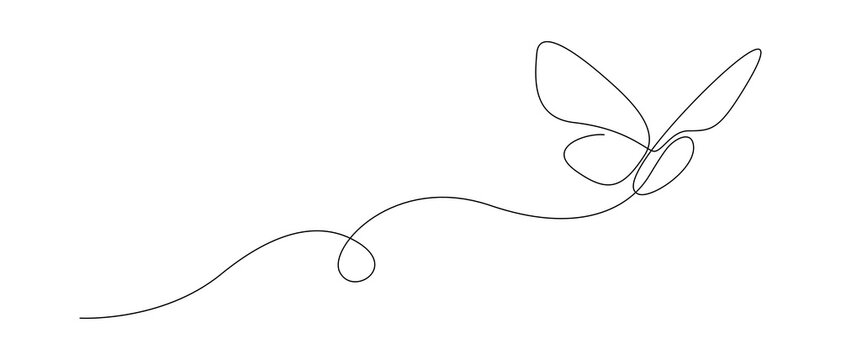
#> input picture Specs/test_drawings/butterfly.jpg, 841 x 360 px
$ python image_waypoints_test.py test_drawings/butterfly.jpg
#> lines starting #> are read from the running program, lines starting #| are printed output that depends on the picture; after the words box and inside, x2 and y2 are one past the last pixel; in counts of white or black regions, pixels touching at a corner belong together
#!/usr/bin/env python3
"""
Standalone (no-ROS) preview for `image_waypoints.py`.

Loads an image, extracts a single-stroke path the same way the ROS node would,
and displays the resulting waypoints on a board-shaped grid (in the actual
45 x 29 in aspect ratio) so you can sanity-check before sending the bot
anywhere.

Usage:
    python image_waypoints_test.py <image_path> [-o preview.png]
                                   [--max-frac 0.8] [--simplify-eps 2.0]
                                   [--invert auto|yes|no]
"""
import argparse
import sys

import cv2
import numpy as np


BOARD_W_IN = 45.0
BOARD_H_IN = 29.0
GRID_DIVISIONS = 10           # major grid lines on the preview canvas
GRID_RESOLUTION = 255         # what the ESP32 actually sees


# ── Same path extraction the ROS node uses ───────────────────────────────────

def _skeletonize(binary):
    if hasattr(cv2, 'ximgproc') and hasattr(cv2.ximgproc, 'thinning'):
        return cv2.ximgproc.thinning(binary, thinningType=cv2.ximgproc.THINNING_ZHANGSUEN)
    skel = np.zeros_like(binary)
    img = binary.copy()
    kernel = cv2.getStructuringElement(cv2.MORPH_CROSS, (3, 3))
    while cv2.countNonZero(img) > 0:
        eroded = cv2.erode(img, kernel)
        opened = cv2.dilate(eroded, kernel)
        skel = cv2.bitwise_or(skel, cv2.subtract(img, opened))
        img = eroded
    return skel


def _largest_component(skel):
    n, labels = cv2.connectedComponents(skel)
    if n <= 2:
        return skel, max(0, n - 1)
    sizes = [int((labels == i).sum()) for i in range(1, n)]
    keep = 1 + int(np.argmax(sizes))
    out = ((labels == keep).astype(np.uint8)) * 255
    return out, n - 1


def _find_endpoints(skel):
    skel_bin = (skel > 0).astype(np.uint8)
    kernel = np.array([[1, 1, 1],
                        [1, 0, 1],
                        [1, 1, 1]], dtype=np.uint8)
    nbrs = cv2.filter2D(skel_bin, -1, kernel)
    return np.argwhere((skel_bin > 0) & (nbrs == 1))


def _walk_skeleton(skel, start_rc):
    work = skel.copy()
    h, w = work.shape
    r, c = int(start_rc[0]), int(start_rc[1])
    path = [(c, r)]
    work[r, c] = 0
    deltas = ((-1, 0), (1, 0), (0, -1), (0, 1),
              (-1, -1), (-1, 1), (1, -1), (1, 1))
    while True:
        nxt = None
        for dr, dc in deltas:
            nr, nc = r + dr, c + dc
            if 0 <= nr < h and 0 <= nc < w and work[nr, nc] > 0:
                nxt = (nr, nc)
                break
        if nxt is None:
            break
        r, c = nxt
        path.append((c, r))
        work[r, c] = 0
    return path


def extract_path(image_path, simplify_eps=2.0, invert='auto'):
    img = cv2.imread(image_path, cv2.IMREAD_GRAYSCALE)
    if img is None:
        raise FileNotFoundError(f"Could not read image: {image_path}")

    if invert == 'auto':
        do_invert = np.mean(img) > 127
    else:
        do_invert = (invert == 'yes')
    work = (255 - img) if do_invert else img

    _, binary = cv2.threshold(work, 50, 255, cv2.THRESH_BINARY)

    skel = _skeletonize(binary)
    if cv2.countNonZero(skel) == 0:
        raise ValueError("Empty skeleton — check threshold / invert")
    skel, n_strokes = _largest_component(skel)

    endpoints = _find_endpoints(skel)
    if len(endpoints) >= 1:
        endpoints = endpoints[np.lexsort((endpoints[:, 1], endpoints[:, 0]))]
        start_rc = endpoints[0]
    else:
        start_rc = np.argwhere(skel > 0)[0]

    path = _walk_skeleton(skel, start_rc)
    pts = np.array(path, dtype=np.float32)

    if simplify_eps > 0 and len(pts) > 2:
        pts = cv2.approxPolyDP(pts.reshape(-1, 1, 2),
                                 simplify_eps, closed=False).reshape(-1, 2).astype(np.float32)

    h, w = img.shape
    return pts, work, w, h, n_strokes


def resample_uniform(pts, spacing_norm):
    if spacing_norm <= 0 or len(pts) < 2:
        return pts
    diffs = np.diff(pts, axis=0)
    seg_lens = np.linalg.norm(diffs, axis=1)
    cum = np.concatenate([[0.0], np.cumsum(seg_lens)])
    total = cum[-1]
    if total == 0:
        return pts
    n = max(2, int(round(total / spacing_norm)))
    new_dists = np.linspace(0.0, total, n)
    new_pts = np.empty((n, 2), dtype=pts.dtype)
    for i in range(2):
        new_pts[:, i] = np.interp(new_dists, cum, pts[:, i])
    return new_pts


def pixels_to_normalized(pts_px, img_w, img_h, max_frac=0.8):
    img_aspect = img_w / img_h
    board_aspect = BOARD_W_IN / BOARD_H_IN

    if img_aspect >= board_aspect:
        physical_w_in = max_frac * BOARD_W_IN
        physical_h_in = physical_w_in * (img_h / img_w)
    else:
        physical_h_in = max_frac * BOARD_H_IN
        physical_w_in = physical_h_in * (img_w / img_h)

    norm_w = physical_w_in / BOARD_W_IN
    norm_h = physical_h_in / BOARD_H_IN
    offset_x = (1.0 - norm_w) / 2.0
    offset_y = (1.0 - norm_h) / 2.0

    out = np.zeros_like(pts_px)
    out[:, 0] = offset_x + (pts_px[:, 0] / img_w) * norm_w
    out[:, 1] = offset_y + (pts_px[:, 1] / img_h) * norm_h
    return out, (norm_w, norm_h, physical_w_in, physical_h_in)


# ── Rendering ───────────────────────────────────────────────────────────────

def render_board(norm_pts, canvas_w=900):
    """Draw the board (correct aspect), grid, and waypoint path."""
    canvas_h = int(round(canvas_w * BOARD_H_IN / BOARD_W_IN))
    canvas = np.full((canvas_h, canvas_w, 3), 255, dtype=np.uint8)

    # Major grid lines
    for i in range(1, GRID_DIVISIONS):
        x = int(i * canvas_w / GRID_DIVISIONS)
        cv2.line(canvas, (x, 0), (x, canvas_h - 1), (220, 220, 220), 1)
        y = int(i * canvas_h / GRID_DIVISIONS)
        cv2.line(canvas, (0, y), (canvas_w - 1, y), (220, 220, 220), 1)

    # Board border
    cv2.rectangle(canvas, (0, 0), (canvas_w - 1, canvas_h - 1), (0, 0, 0), 2)

    pts = [(int(x * canvas_w), int(y * canvas_h)) for x, y in norm_pts]

    # Path
    for i in range(1, len(pts)):
        cv2.line(canvas, pts[i - 1], pts[i], (0, 0, 220), 2)

    # Waypoints
    for p in pts:
        cv2.circle(canvas, p, 4, (0, 180, 0), -1)

    # Direction arrows at a handful of points
    n = len(pts)
    if n >= 4:
        for i in (n // 4, n // 2, 3 * n // 4):
            if i + 1 < n:
                cv2.arrowedLine(canvas, pts[i], pts[i + 1], (200, 100, 0), 2, tipLength=0.5)

    # Start marker
    if pts:
        cv2.circle(canvas, pts[0], 9, (0, 180, 0), 2)
        cv2.putText(canvas, "START", (pts[0][0] + 11, pts[0][1] - 11),
                    cv2.FONT_HERSHEY_SIMPLEX, 0.5, (0, 180, 0), 2)

    # Axis / dimension labels
    cv2.putText(canvas, f'x = across, board {BOARD_W_IN:.0f}"',
                (10, canvas_h - 10), cv2.FONT_HERSHEY_SIMPLEX, 0.45, (90, 90, 90), 1)
    cv2.putText(canvas, f'y = down, {BOARD_H_IN:.0f}"',
                (10, 18), cv2.FONT_HERSHEY_SIMPLEX, 0.45, (90, 90, 90), 1)

    info = f"{len(pts)} waypoints"
    cv2.putText(canvas, info, (canvas_w - 200, canvas_h - 10),
                cv2.FONT_HERSHEY_SIMPLEX, 0.5, (90, 90, 90), 1)

    return canvas


def render_source_overlay(work_gray, pts_px):
    overlay = cv2.cvtColor(work_gray, cv2.COLOR_GRAY2BGR)
    pts_int = pts_px.astype(int)
    for i in range(1, len(pts_int)):
        cv2.line(overlay, tuple(pts_int[i - 1]), tuple(pts_int[i]), (0, 0, 220), 2)
    for px, py in pts_int:
        cv2.circle(overlay, (int(px), int(py)), 3, (0, 180, 0), -1)
    if len(pts_int):
        sp = pts_int[0]
        cv2.circle(overlay, (int(sp[0]), int(sp[1])), 9, (255, 0, 0), 2)
        cv2.putText(overlay, "START", (int(sp[0]) + 11, int(sp[1]) - 11),
                    cv2.FONT_HERSHEY_SIMPLEX, 0.5, (255, 0, 0), 2)
    return overlay


# ── Main ────────────────────────────────────────────────────────────────────

def main(argv=None):
    ap = argparse.ArgumentParser(description="Preview image waypoints on a board grid (no ROS).")
    ap.add_argument("image", help="Path to input image")
    ap.add_argument("--max-frac", type=float, default=0.8, help="Fraction of board to fill (default 0.8)")
    ap.add_argument("--simplify-eps", type=float, default=2.0, help="approxPolyDP epsilon in input pixels (default 2.0)")
    ap.add_argument("--resample-spacing", type=float, default=0.05,
                     help="Target spacing between waypoints in normalized board units (0 to disable, default 0.05)")
    ap.add_argument("--invert", choices=['auto', 'yes', 'no'], default='auto')
    ap.add_argument("-o", "--output", default=None, help="Save board-view preview here")
    args = ap.parse_args(argv)

    pts_px, work, w, h, n_contours = extract_path(
        args.image, simplify_eps=args.simplify_eps, invert=args.invert,
    )
#> in extract_path, img is the input picture: shape (360, 841); min 0, max 255, mean 253
#> in extract_path, `do_invert = np.mean(img) > 127`: do_invert = True
#> in extract_path, `_, binary = cv2.threshold(work, 50, 255, cv2.THRESH_BINARY)`: binary: shape (360, 841); 1.1% white in thin lines or dots, all inside (x1, y1, x2, y2) = (79, 41, 762, 319)
#> in _skeletonize, `return cv2.ximgproc.thinning(binary, thinningType=cv2.ximgproc.THINNIN..`: returned value: shape (360, 841); 0.57% white in thin lines or dots, all inside (x1, y1, x2, y2) = (80, 41, 761, 318)
#> in _largest_component, `n, labels = cv2.connectedComponents(skel)`: n = 2
#> in extract_path, `skel, n_strokes = _largest_component(skel)`: n_strokes = 1
#> in extract_path, `endpoints = _find_endpoints(skel)`: endpoints = [[134, 603], [317, 80]]
#> in extract_path, `start_rc = endpoints[0]`: start_rc = [134, 603]
#> in _walk_skeleton, `r, c = int(start_rc[0]), int(start_rc[1])`: r = 134; c = 603
#> in _walk_skeleton, `path = [(c, r)]`: path = [(603, 134)]
#> after the loop in _walk_skeleton, `while True:`:
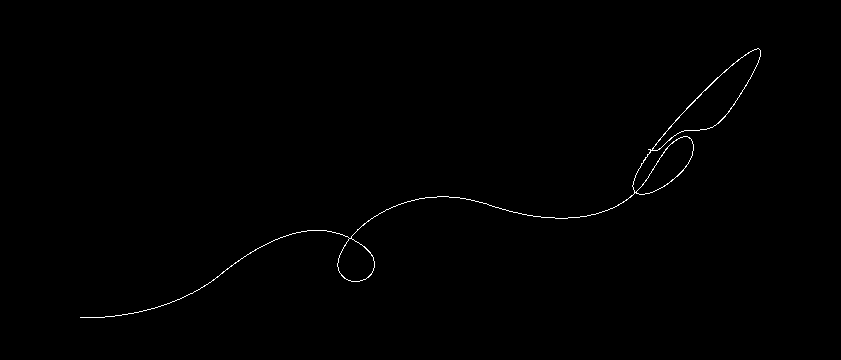
#> work: shape (360, 841); 0.41% white in thin lines or dots, all inside (x1, y1, x2, y2) = (80, 48, 761, 318)
#> after the loop in _walk_skeleton, `while True:`: path = 494 pairs, first value 535 to 648, second value 41 to 184
#> in extract_path, `pts = np.array(path, dtype=np.float32)`: pts has the same summary as path in _walk_skeleton
#> in extract_path, `pts = cv2.approxPolyDP(pts.reshape(-1, 1, 2), simplify_eps, closed=Fal..`: pts = 26 pairs, first value 535 to 648, second value 41 to 184
#> pts_px has the same summary as pts in extract_path; w = 841; h = 360; n_contours = 1
    norm_pts, (nw, nh, pw, ph) = pixels_to_normalized(
        pts_px, w, h, max_frac=args.max_frac,
    )
#> in pixels_to_normalized, `img_aspect = img_w / img_h`: img_aspect = 2.34
#> in pixels_to_normalized, `physical_h_in = physical_w_in * (img_h / img_w)`: physical_h_in = 15.41
#> in pixels_to_normalized, `norm_h = physical_h_in / BOARD_H_IN`: norm_h = 0.531
#> in pixels_to_normalized, `offset_y = (1.0 - norm_h) / 2.0`: offset_y = 0.234
#> norm_pts = 26 pairs, first value 0.609 to 0.716, second value 0.295 to 0.506; nw = 0.8; nh = 0.531; pw = 36; ph = 15.41
    if args.resample_spacing > 0:
        norm_pts = resample_uniform(norm_pts, args.resample_spacing)
#> in resample_uniform, `diffs = np.diff(pts, axis=0)`: diffs = 25 pairs, first value -0.0304 to 0.0476, second value -0.0384 to 0.0561
#> in resample_uniform, `seg_lens = np.linalg.norm(diffs, axis=1)`: seg_lens = 25 values, max 0.0735 at index 21, min 0.00891 at index 10, mean 0.024
#> in resample_uniform, `cum = np.concatenate([[0.0], np.cumsum(seg_lens)])`: cum = 26 values from 0 to 0.601
#> in resample_uniform, `total = cum[-1]`: total = 0.601
#> in resample_uniform, `n = max(2, int(round(total / spacing_norm)))`: n = 12
#> after the loop in resample_uniform, `for i in range(2):`: new_pts = [[0.674, 0.432], [0.636, 0.463], [0.669, 0.504], [0.707, 0.475], [0.692, 0.433], [0.642, 0.414], [0.612, 0.372], [0.609, 0.318], [0.642, 0.309], [0.677, 0.351], [0.706, 0.397], [0.716, 0.45]]
#> norm_pts has the same summary as new_pts in resample_uniform
    norm_pts = np.clip(norm_pts, 0.0, 1.0)

    print(f"Image:        {w}x{h} px   (contours found: {n_contours})")
#| Image:        841x360 px   (contours found: 1)
    if n_contours > 1:
        print(f"  WARNING: only the largest contour is traced; {n_contours - 1} others ignored")
    print(f"Drawn size:   {pw:.2f}\" x {ph:.2f}\"   ({nw:.3f} x {nh:.3f} normalized)")
#| Drawn size:   36.00" x 15.41"   (0.800 x 0.531 normalized)
    print(f"Waypoints:    {len(norm_pts)}")
#| Waypoints:    12
    for i, (x, y) in enumerate(norm_pts):
        gx = int(round(x * GRID_RESOLUTION))
        gy = int(round(y * GRID_RESOLUTION))
        print(f"  W{i:3d}: norm=({x:.3f}, {y:.3f})   grid=({gx:3d}, {gy:3d})")
#> this loop made 12 passes
#> (x, y, gx, gy) on passes 1 to 12: (0.674, 0.432, 172, 110), (0.636, 0.463, 162, 118), (0.669, 0.504, 171, 129), (0.707, 0.475, 180, 121), (0.692, 0.433, 177, 111), (0.642, 0.414, 164, 105), (0.612, 0.372, 156, 95), (0.609, 0.318, 155, 81), (0.642, 0.309, 164, 79), (0.677, 0.351, 173, 90), (0.706, 0.397, 180, 101), (0.716, 0.45, 183, 115)
#|   W  0: norm=(0.674, 0.432)   grid=(172, 110)
#|   W  1: norm=(0.636, 0.463)   grid=(162, 118)
#|   W  2: norm=(0.669, 0.504)   grid=(171, 129)
#|   W  3: norm=(0.707, 0.475)   grid=(180, 121)
#|   W  4: norm=(0.692, 0.433)   grid=(177, 111)
#|   W  5: norm=(0.642, 0.414)   grid=(164, 105)
#|   W  6: norm=(0.612, 0.372)   grid=(156,  95)
#|   W  7: norm=(0.609, 0.318)   grid=(155,  81)
#> (further printed lines are left out)

    board = render_board(norm_pts)
#> in render_board, `pts = [(int(x * canvas_w), int(y * canvas_h)) for x, y in norm_pts]`: pts = [(606, 250), (572, 268), (601, 292), (635, 275), (623, 251), (578, 239), (550, 216), (548, 184), (577, 179), (609, 203), (635, 230), (644, 260)]
#> the loop in render_board, `for i in range(1, len(pts)):` made 11 passes
#> after the loop in render_board, `for i in range(1, len(pts)):`:
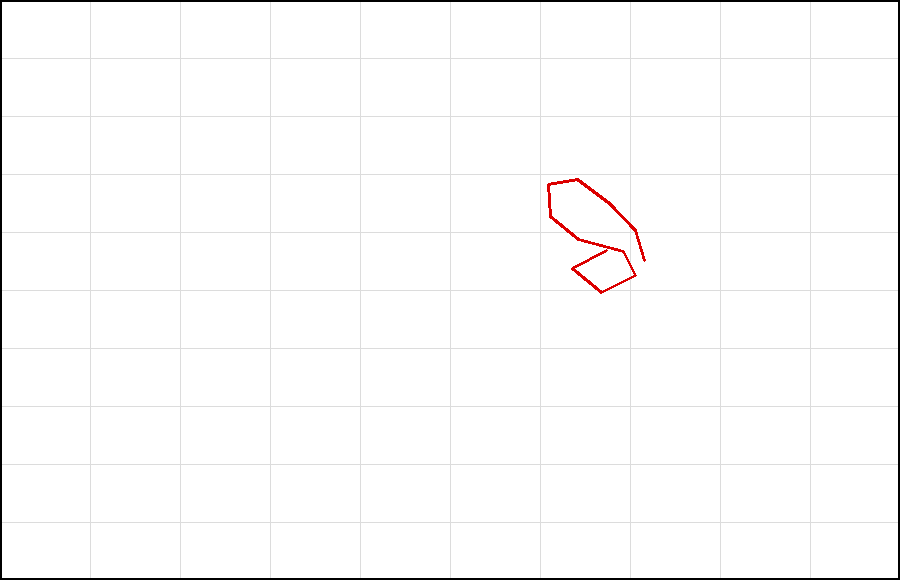
#> canvas: shape (580, 900, 3); mean of channels 0, 1, 2 250.7, 250.7, 251.2; drawn as B, G, R
#> the loop in render_board, `for p in pts:` made 12 passes
#> after the loop in render_board, `for p in pts:`:
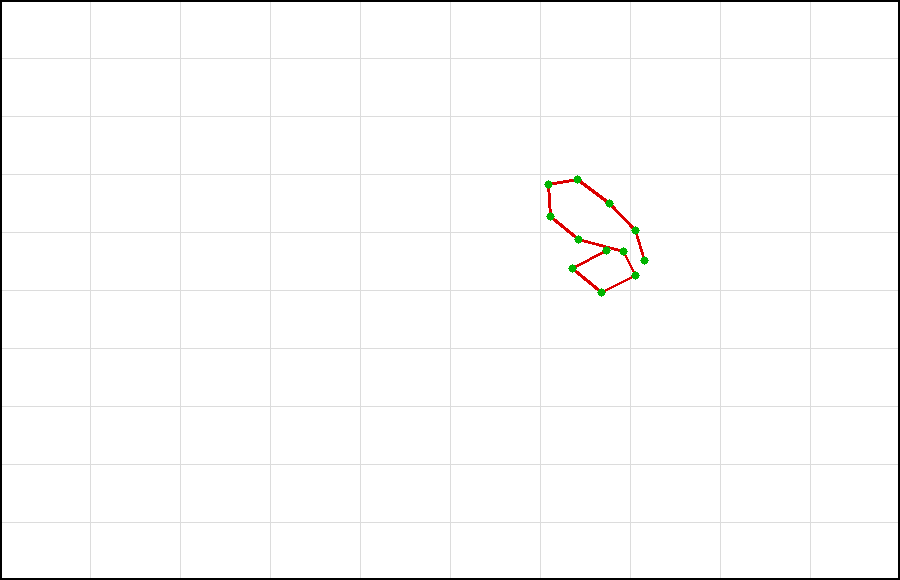
#> canvas: shape (580, 900, 3); 0.11% of pixels changed, all inside (x1, y1, x2, y2) = (544, 175, 649, 297); drawn as B, G, R
#> in render_board, `n = len(pts)`: n = 12
#> the loop in render_board, `for i in (n // 4, n // 2, 3 * n // 4):` made 3 passes
#> i on passes 1 to 3: 3, 6, 9
#> after the loop in render_board, `for i in (n // 4, n // 2, 3 * n // 4):`:
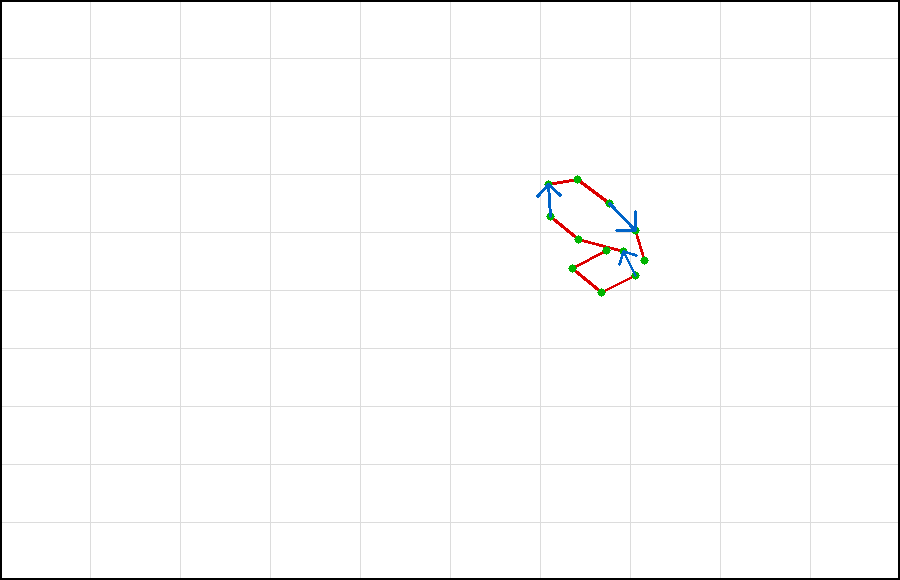
#> canvas: shape (580, 900, 3); 0.11% of pixels changed, all inside (x1, y1, x2, y2) = (536, 183, 638, 277); drawn as B, G, R
#> in render_board, `cv2.circle(canvas, pts[0], 9, (0, 180, 0), 2)`: canvas: shape (580, 900, 3); 0.03% of pixels changed, all inside (x1, y1, x2, y2) = (596, 240, 617, 261)
#> in render_board, `cv2.putText(canvas, f'y = down, {BOARD_H_IN:.0f}"', (10, 18), cv2.FONT..`: canvas: shape (580, 900, 3); mean of channels 0, 1, 2 250.2, 250.5, 250.3
#> in render_board, `info = f"{len(pts)} waypoints"`: info = '12 waypoints'
    overlay = render_source_overlay(work, pts_px)
#> in render_source_overlay, `pts_int = pts_px.astype(int)`: pts_int = 26 pairs, first value 535 to 648, second value 41 to 184
#> the loop in render_source_overlay, `for i in range(1, len(pts_int)):` made 25 passes
#> after the loop in render_source_overlay, `for i in range(1, len(pts_int)):`:
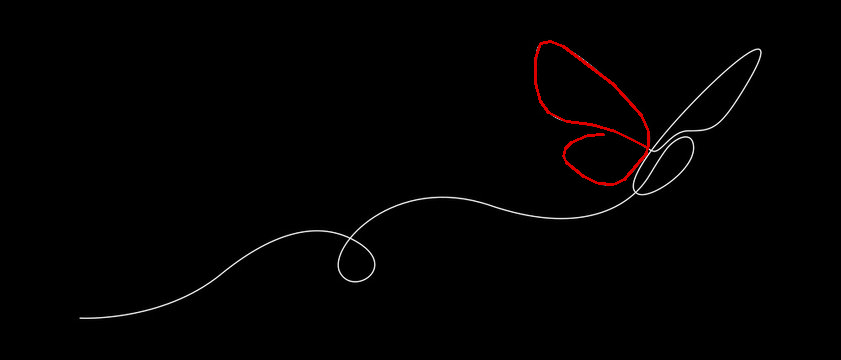
#> overlay: shape (360, 841, 3); mean B, G, R 1.5, 1.5, 2.5
#> the loop in render_source_overlay, `for px, py in pts_int:` made 26 passes
#> (px, py) on passes 1 to 12: (603, 134), (587, 135), (571, 142), (565, 148), (563, 156), (566, 162), (583, 176), (598, 183), (613, 184), (624, 179), (646, 153), (647, 147)
#> after the loop in render_source_overlay, `for px, py in pts_int:`:
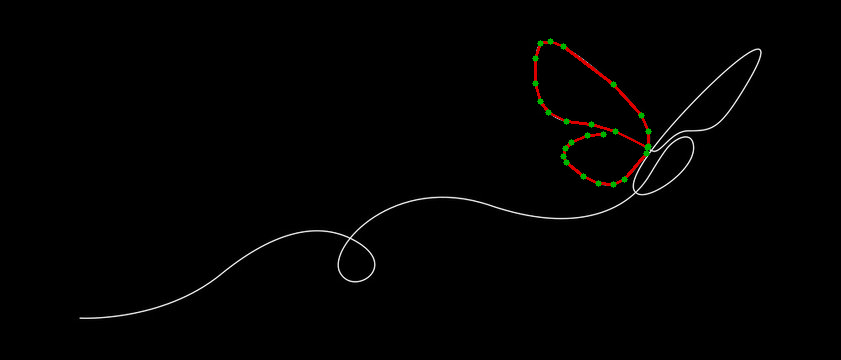
#> overlay: shape (360, 841, 3); 0.24% of pixels changed, all inside (x1, y1, x2, y2) = (532, 38, 652, 188)
#> in render_source_overlay, `sp = pts_int[0]`: sp = [603, 134]
#> in render_source_overlay, `cv2.putText(overlay, "START", (int(sp[0]) + 11, int(sp[1]) - 11), cv2...`:
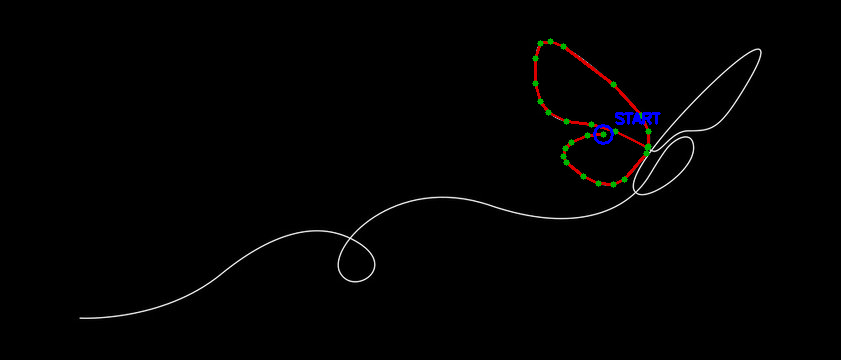
#> overlay: shape (360, 841, 3); mean B, G, R 1.9, 1.9, 2.2

    if args.output:
        cv2.imwrite(args.output, board)
        print(f"Saved board preview → {args.output}")

    cv2.namedWindow("Board View (45x29 in)", cv2.WINDOW_NORMAL)
    cv2.imshow("Board View (45x29 in)", board)
    cv2.namedWindow("Source + Path", cv2.WINDOW_NORMAL)
    cv2.imshow("Source + Path", overlay)
    print("Press any key in a window to close.")
    cv2.waitKey(0)
    cv2.destroyAllWindows()


if __name__ == "__main__":
    main()
